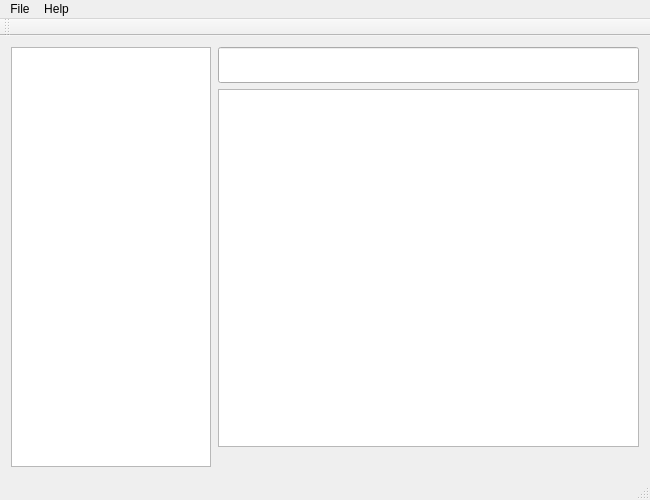
<?xml version="1.0" encoding="UTF-8"?>
<ui version="4.0">
 <class>QNote</class>
 <widget class="QMainWindow" name="QNote">
  <property name="geometry">
   <rect>
    <x>0</x>
    <y>0</y>
    <width>650</width>
    <height>500</height>
   </rect>
  </property>
  <property name="sizePolicy">
   <sizepolicy hsizetype="Expanding" vsizetype="Expanding">
    <horstretch>0</horstretch>
    <verstretch>0</verstretch>
   </sizepolicy>
  </property>
  <property name="windowTitle">
   <string>QNote</string>
  </property>
  <widget class="QWidget" name="centralWidget">
   <property name="enabled">
    <bool>true</bool>
   </property>
   <layout class="QVBoxLayout" name="verticalLayout">
    <item>
     <layout class="QHBoxLayout" name="mainHorizontalLayout">
      <property name="sizeConstraint">
       <enum>QLayout::SetDefaultConstraint</enum>
      </property>
      <property name="leftMargin">
       <number>0</number>
      </property>
      <item>
       <widget class="QListView" name="listView">
        <property name="enabled">
         <bool>true</bool>
        </property>
        <property name="sizePolicy">
         <sizepolicy hsizetype="Expanding" vsizetype="Expanding">
          <horstretch>0</horstretch>
          <verstretch>0</verstretch>
         </sizepolicy>
        </property>
        <property name="minimumSize">
         <size>
          <width>100</width>
          <height>0</height>
         </size>
        </property>
        <property name="maximumSize">
         <size>
          <width>200</width>
          <height>16777215</height>
         </size>
        </property>
        <property name="sizeIncrement">
         <size>
          <width>0</width>
          <height>0</height>
         </size>
        </property>
        <property name="font">
         <font>
          <family>Helvetica</family>
         </font>
        </property>
       </widget>
      </item>
      <item>
       <spacer name="verticalSpacer">
        <property name="orientation">
         <enum>Qt::Vertical</enum>
        </property>
        <property name="sizeHint" stdset="0">
         <size>
          <width>1</width>
          <height>40</height>
         </size>
        </property>
       </spacer>
      </item>
      <item>
       <layout class="QVBoxLayout" name="textRegion" stretch="0,0,0">
        <property name="spacing">
         <number>-1</number>
        </property>
        <item>
         <widget class="QLineEdit" name="titleEdit">
          <property name="font">
           <font>
            <family>Helvetica</family>
            <pointsize>18</pointsize>
            <weight>75</weight>
            <bold>true</bold>
           </font>
          </property>
         </widget>
        </item>
        <item>
         <widget class="QTextEdit" name="mainTextEdit">
          <property name="sizePolicy">
           <sizepolicy hsizetype="Expanding" vsizetype="Expanding">
            <horstretch>0</horstretch>
            <verstretch>0</verstretch>
           </sizepolicy>
          </property>
          <property name="font">
           <font>
            <family>Helvetica</family>
           </font>
          </property>
          <property name="layoutDirection">
           <enum>Qt::LeftToRight</enum>
          </property>
         </widget>
        </item>
        <item>
         <widget class="QLabel" name="dateLabel">
          <property name="font">
           <font>
            <family>Helvetica</family>
           </font>
          </property>
          <property name="layoutDirection">
           <enum>Qt::LeftToRight</enum>
          </property>
          <property name="text">
           <string/>
          </property>
          <property name="alignment">
           <set>Qt::AlignRight|Qt::AlignTrailing|Qt::AlignVCenter</set>
          </property>
         </widget>
        </item>
       </layout>
      </item>
     </layout>
    </item>
   </layout>
  </widget>
  <widget class="QMenuBar" name="menuBar">
   <property name="geometry">
    <rect>
     <x>0</x>
     <y>0</y>
     <width>650</width>
     <height>22</height>
    </rect>
   </property>
   <widget class="QMenu" name="menuFile">
    <property name="tearOffEnabled">
     <bool>false</bool>
    </property>
    <property name="title">
     <string>File</string>
    </property>
    <addaction name="actionNew"/>
    <addaction name="actionOpen"/>
    <addaction name="actionSave"/>
    <addaction name="actionSaveAs"/>
    <addaction name="separator"/>
    <addaction name="actionPrint"/>
    <addaction name="separator"/>
    <addaction name="actionExit"/>
   </widget>
   <widget class="QMenu" name="menuHelp">
    <property name="title">
     <string>Help</string>
    </property>
    <addaction name="actionAbout"/>
   </widget>
   <addaction name="menuFile"/>
   <addaction name="menuHelp"/>
  </widget>
  <widget class="QToolBar" name="mainToolBar">
   <attribute name="toolBarArea">
    <enum>TopToolBarArea</enum>
   </attribute>
   <attribute name="toolBarBreak">
    <bool>false</bool>
   </attribute>
  </widget>
  <widget class="QStatusBar" name="statusBar"/>
  <action name="actionNew">
   <property name="text">
    <string>New</string>
   </property>
   <property name="toolTip">
    <string>New Note File</string>
   </property>
   <property name="shortcut">
    <string>Ctrl+N</string>
   </property>
  </action>
  <action name="actionOpen">
   <property name="text">
    <string>Open</string>
   </property>
   <property name="toolTip">
    <string>Open Note File</string>
   </property>
   <property name="shortcut">
    <string>Ctrl+O</string>
   </property>
  </action>
  <action name="actionSave">
   <property name="text">
    <string>Save</string>
   </property>
   <property name="toolTip">
    <string>Save Note File</string>
   </property>
   <property name="shortcut">
    <string>Ctrl+S</string>
   </property>
  </action>
  <action name="actionSaveAs">
   <property name="text">
    <string>Save As</string>
   </property>
   <property name="toolTip">
    <string>Save As Other Note File</string>
   </property>
   <property name="shortcut">
    <string>Ctrl+Shift+S</string>
   </property>
  </action>
  <action name="actionPrint">
   <property name="text">
    <string>Print</string>
   </property>
   <property name="shortcut">
    <string>Ctrl+P</string>
   </property>
  </action>
  <action name="actionExit">
   <property name="text">
    <string>Exit</string>
   </property>
   <property name="shortcut">
    <string>Ctrl+Q</string>
   </property>
  </action>
  <action name="actionThat">
   <property name="text">
    <string>That</string>
   </property>
  </action>
  <action name="actionIs">
   <property name="text">
    <string>is </string>
   </property>
  </action>
  <action name="actionIt">
   <property name="text">
    <string>it</string>
   </property>
  </action>
  <action name="actionHello_World">
   <property name="text">
    <string>Hello World</string>
   </property>
  </action>
  <action name="actionAbout">
   <property name="text">
    <string>About</string>
   </property>
  </action>
 </widget>
 <layoutdefault spacing="6" margin="11"/>
 <resources/>
 <connections/>
</ui>
